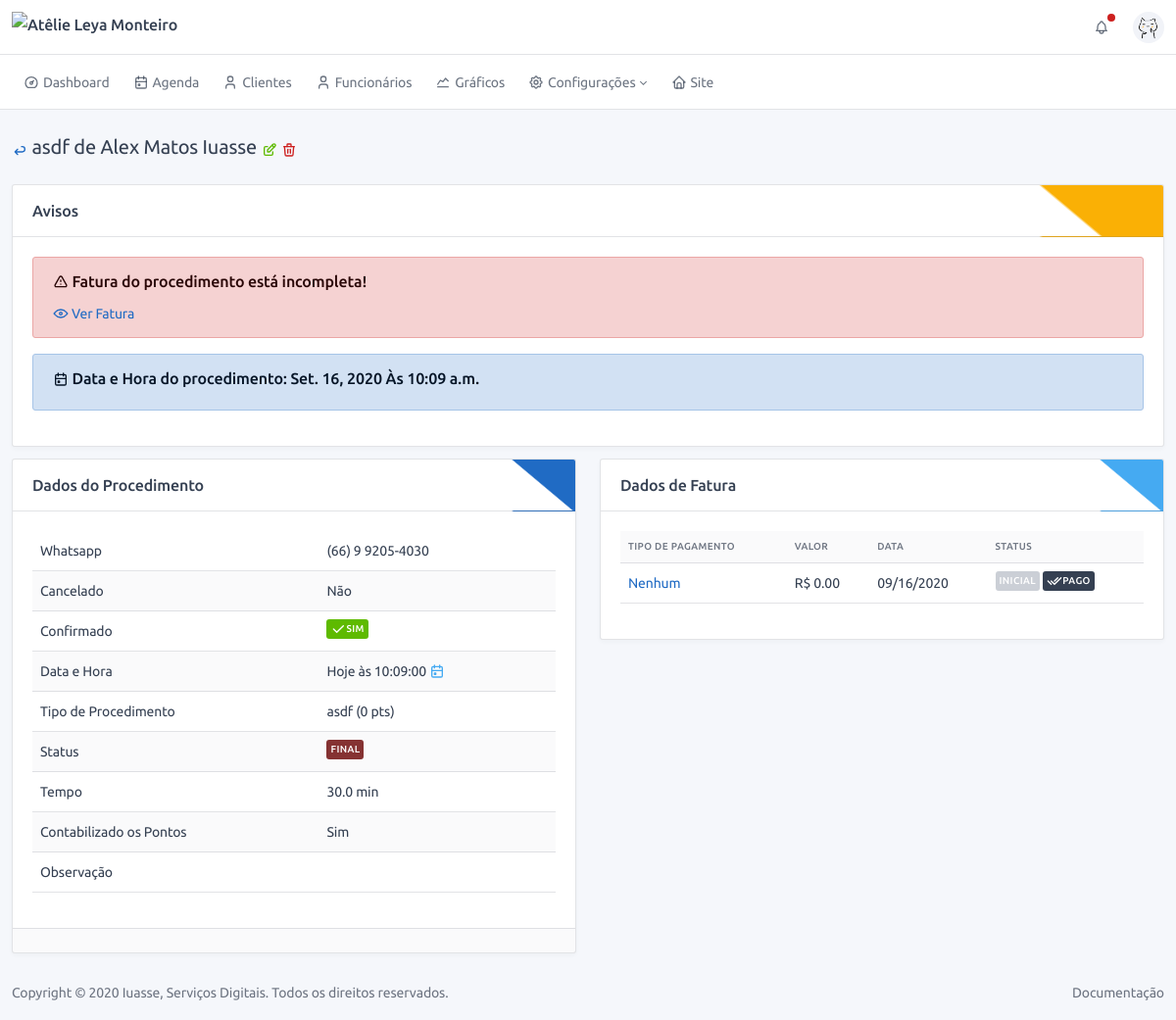
The page /service/3/16/profile/ (signed in) on the database as committed earlier.
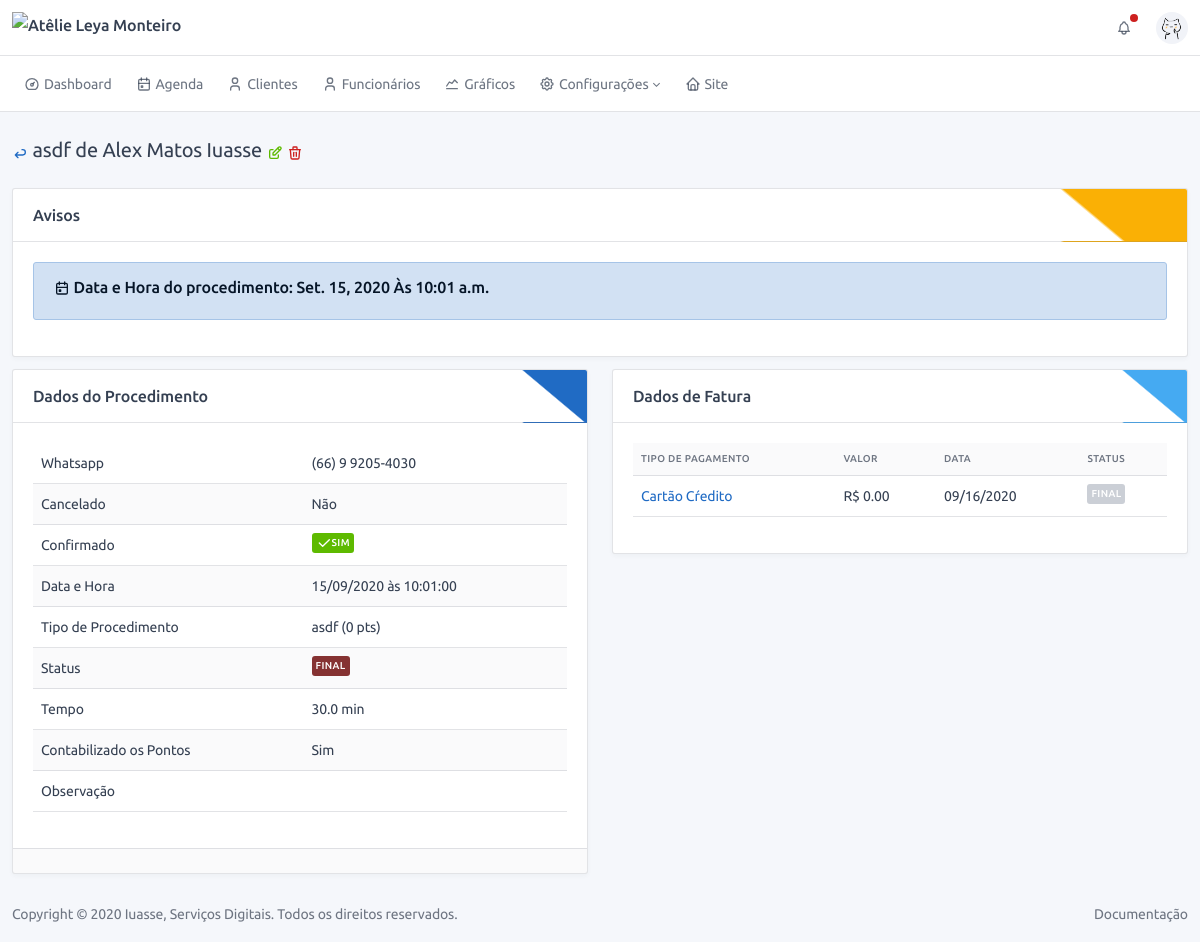
The same page on the database as committed later.
### service/models.py (models this page shows, shortened)
class OrderOfService(BaseModel):
    type_of_service = models.ForeignKey("config.TypeOfService", verbose_name="Procedimento", on_delete=models.SET_NULL,
                                        null=True)
    status = models.ForeignKey("config.StatusService", verbose_name="Status", on_delete=models.PROTECT)
    finished = models.BooleanField("finalizado", default=False)
    counted = models.BooleanField("contabilizado", default=False, help_text="Procedimento já foi contabilizado?")
    confirmed = models.BooleanField("confirmado", default=False, help_text="Procedimento foi confirmado?")
    canceled = models.BooleanField("cancelado", default=False, help_text="Procedimento foi cancelado?")
    date = models.DateField("Data", default=timezone.localtime(timezone.now()))
    time = models.TimeField("Hora", default=timezone.localtime(timezone.now()))
    observation = models.TextField("observação", blank=True)
    customer = models.ForeignKey(User, verbose_name="Cliente", on_delete=models.CASCADE, blank=True, null=True)
    def get_back_url(self):
        return self.customer.profile.get_back_url_child_admin()
    def get_delete_url(self):
        return reverse(self.get_reverse_delete, kwargs={'cpk': self.customer.pk, 'pk': self.pk})
    def get_edit_url(self):
        return reverse(self.get_reverse_edit, kwargs={'cpk': self.customer.pk, 'pk': self.pk})
    def get_full_name(self):
        return f"{self.type_of_service} de {self.customer.profile.get_full_name()}"
    def get_confirmed_html(self):
        return settings.ICON_CONFIRMED if self.confirmed else settings.ICON_NOT_CONFIRMED
    def get_date_html(self):
        return f"Hoje às {self.time} <span class='text-info'>{ICON_CALENDAR}</span>" if self.date == date.today() \
            else f"{self.date.strftime('%d/%m/%Y')} às {self.time}"
    def get_status_html(self):
        return f"<span class='badge' style='background-color: {self.status.contextual};'>{self.status}</span>"
    def get_dict_data(self):
        return {
            'Whatsapp': self.customer.profile.whatsapp,
            'Cancelado': "Sim" if self.canceled else "Não",
            'Confirmado': mark_safe(self.get_confirmed_html),
            'Data e Hora': mark_safe(self.get_date_html()),
            'Tipo de Procedimento': "{} ({} pts)".format(self.type_of_service, self.type_of_service.rewarded_points),
            'Status': mark_safe(self.get_status_html()),
            'Tempo': f'{self.type_of_service.time} min',
            'Contabilizado os Pontos': "Sim" if self.counted else "Não",
            'Observação': self.observation,
        }
    def is_invoice_not_completed(self):
        return self.invoice.type_of_payment is None
    def is_without_invoice(self):
        return self.invoice is None
    def is_past_date_invoice(self):
        return self.invoice.date < date.today() and self.invoice.status.pk != settings.STATUS_PAYMENT_SUCCESS

### financial/models.py (models this page shows, shortened)
class Invoice(BaseModel):
    order_of_service = models.OneToOneField("service.OrderOfService", verbose_name="Procedimento",
                                            on_delete=models.CASCADE, null=True, blank=True,
                                            help_text="Procedimento a qual esse lançamento pertence.")
    type_of_payment = models.ForeignKey("config.TypeOfPayment", verbose_name="Tipo de Pagamento", null=True,
                                        on_delete=models.PROTECT, help_text="Qual foi o tipo de pagamento?")
    status = models.ForeignKey("config.StatusPayment", verbose_name="Status", on_delete=models.PROTECT, null=True)
    value = models.DecimalField("Valor", max_digits=11, decimal_places=2, help_text="O valor que foi pago.")
    date = models.DateField("Data", default=now, help_text="Data do pagamento.")
    observation = models.TextField("Observação", blank=True, null=True)
    def get_edit_url(self):
        return reverse(self.get_reverse_edit, kwargs={'spk': self.order_of_service.pk, 'pk': self.pk})
    def get_success_url(self):
        return reverse('financial:invoice:success', kwargs={'pk': self.pk})
    def get_is_success(self):
        return self.status.pk == settings.STATUS_PAYMENT_SUCCESS

### config/models.py (models this page shows, shortened)
class BaseConfigModel(BaseModel):
    name = models.CharField("nome", max_length=128)
    def __str__(self):
        return self.name
    class Meta:
        abstract = True

class StatusPayment(BaseConfigModel):
    contextual = models.CharField("cor", default="#ffffff", max_length=7,
                                  help_text="Escolha uma cor para representar esse status")

class TypeOfService(BaseConfigModel):
    contextual = models.CharField("cor", default="#ffffff", max_length=7,
                                  help_text="Escolha uma cor para representar esse procedimento!")
    time = models.FloatField("tempo", default=30, help_text="Coloque o tempo em minutos, ex.: 1hr = 60min")
    value = models.DecimalField("Valor", max_digits=11, decimal_places=2, default=0,
                                help_text="Valor do procedimento, ele será usado para auto preenchimento de alguns "
                                          "campos!")
    rewarded_points = models.IntegerField("pontos ganhos", default=0)
    description = models.TextField("Descrição", blank=True, help_text="Usado no site para descrever o procedimento")
    image = models.ImageField("Foto", upload_to='images/', help_text="Foto representando o procedimento.",
                              blank=True, null=True)

class TypeOfPayment(BaseConfigModel):
    pass

### users/models.py (models this page shows, shortened)
class Profile(BaseModel):
    name = models.CharField("nome completo", max_length=150)
    birth_date = models.DateField('data de nascimento', blank=True, null=True, help_text="Informe uma data válida!")
    whatsapp = models.CharField('whatsapp', max_length=16, help_text="Esse será o número usado para contato!")
    total_of_points = models.IntegerField(default=0, verbose_name='Total de pontos')
    user = models.OneToOneField(User, on_delete=models.CASCADE)
    def get_full_name(self):
        return self.name
    def get_back_url_child_admin(self):
        return reverse('users:admin:profile', kwargs={'pk': self.pk})

### service/views.py (the view)
# urls.py: path('<int:cpk>/<int:pk>/profile/', profile_order_of_service, name='profile'),
@login_required
@staff_member_required()
@require_http_methods(["GET"])
@permission_required('service.view_orderofservice', raise_exception=True)
def profile_order_of_service(request, cpk, pk):
    return render(request, 'service/profile.html', {'obj': OrderOfService.objects.get(pk=pk)})

### base/models.py (called while the page is built)
    @property
    def get_reverse_delete(self):
        return '{}:{}:delete'.format(self._meta.app_label, self._meta.model_name)

    @property
    def get_reverse_edit(self):
        return '{}:{}:edit'.format(self._meta.app_label, self._meta.model_name)

### frontend/templates/service/profile.html (shortened to what this page needs)
{% extends '../base/profile.html' %}
{% block profile_content %}
<div class="card">
    <div class="card-header bg-triangle-top-warning">
        <div class="card-title">Avisos</div>
    </div>
    <div class="card-body">
        {% if obj.is_invoice_not_completed %}
        <div class="col-md-12">
            <div class="alert alert-danger">
                <h3>
                    {{ICON_TRIANGLE_ALERT|safe}}
                    Fatura do procedimento está incompleta!
                </h3>
                <a data-toggle="tooltip" href="{{obj.invoice.get_edit_url}}" title="{{TOOLTIP_SEE_INVOICE}}">
                    {{ICON_EYE|safe}}
                    Ver Fatura
                </a>
            </div>
        </div>
        {% endif %}
        <div class="col-md-12">
            <div class="alert alert-primary">
                <h3>
                    {{ICON_CALENDAR|safe}}
                    Data e Hora do procedimento: {{obj.date}} Às {{obj.time}}
                </h3>
            </div>
        </div>
    </div>
</div>
<div class="row">
    <div class="col-md-6">
        <div class="card">
            <div class="card-header bg-triangle-top-primary">
                <h3 class="card-title">Dados do Procedimento</h3>
            </div>
            <div class="card-body">
                <div class="table-responsive">
                    <table class="table table-hover table-striped">
                        {% for k, v in obj.get_dict_data.items %}
                        <tr>
                            <td>{{k}}</td>
                            <td>{{v|default_if_none:""}}</td>
                        </tr>
                        {% endfor %}
                    </table>
                </div>
            </div>
            <div class="card-footer">
            </div>
        </div>
    </div>
    <div class="col-md-6">
        <div class="card">
            <div class="card-header bg-triangle-top-info">
                <h3 class="card-title">Dados de Fatura</h3>
            </div>
            <div class="card-body">
                {% if obj.invoice %}
                <div class="table-responsive">
                    <table class="table table-hover table-striped">
                        <thead>
                        <tr>
                            <th>Tipo de Pagamento</th>
                            <th>Valor</th>
                            <th>Data</th>
                            <th>Status</th>
                        </tr>
                        </thead>
                        <tr>
                            <td>
                                <a href="{{obj.invoice.get_edit_url}}">
                                    {{obj.invoice.type_of_payment|default_if_none:"Nenhum"}}
                                </a>
                            </td>
                            <td>R$ {{obj.invoice.value}}</td>
                            <td>{{obj.invoice.date|date:"SHORT_DATE_FORMAT"}}</td>
                            <td>
                                <span class="badge" style="background-color: {{s.status.contextual}};">
                                    {{obj.invoice.status|default_if_none:"Nenhum"}}
                                </span>
                                {% if not obj.invoice.get_is_success %}
                                <a data-toggle="tooltip" href="{{obj.invoice.get_success_url}}"
                                   title="{{TOOLTIP_PAYMENT_PAY}}">
                                    <span class="badge bg-dark">{{ICON_DOUBLE_CHECK|safe}} Pago</span>
                                </a>
                                {% endif %}
                            </td>
                        </tr>
                    </table>
                </div>
                {% endif %}
            </div>
        </div>
    </div>
</div>
{% endblock %}

### frontend/templates/base/profile.html (shortened to what this page needs)
{% extends 'base.html' %}
{% block content %}
<div class="container-xl">
    <div class="page-header">
        <div class="row align-items-center">
            <div class="col-auto">
                <h2 class="page-title">
                    <a data-toggle="tooltip" href="{{obj.get_back_url}}" title="Voltar">
                        <span class="text-primary">{{ICON_ARROW_BACK|safe}}</span>
                    </a>
                    {{obj.get_full_name}}
                    <a data-toggle="tooltip" href="{{obj.get_edit_url}}" title="Editar">
                        <span class="text-success">{{ICON_EDIT|safe}}</span>
                    </a>
                    <a data-toggle="tooltip" href="{{obj.get_delete_url}}" title="Deletar">
                        <span class="text-danger">{{ICON_DELETE|safe}}</span>
                    </a>
                </h2>
            </div>
        </div>
    </div>
    {% block profile_content %}{% endblock %}
</div>
{% endblock %}

Rows that differ between the two databases and show on the page:
changed OrderOfService "SIM": date "Set. 16, 2020" → "Set. 15, 2020"; time "10:09 a.m." → "10:01 a.m."; invoice.type_of_payment "Nenhum" → "Cartão Cŕedito"; invoice.status "INICIAL" → "FINAL"
Other text that changed with them:
new list line: "Data e Hora 15/09/2020 às 10:01:00"
text no longer shown: "Fatura do procedimento está incompleta! Ver Fatura PAGO"
list line gone: "Data e Hora Hoje às 10:09:00"
